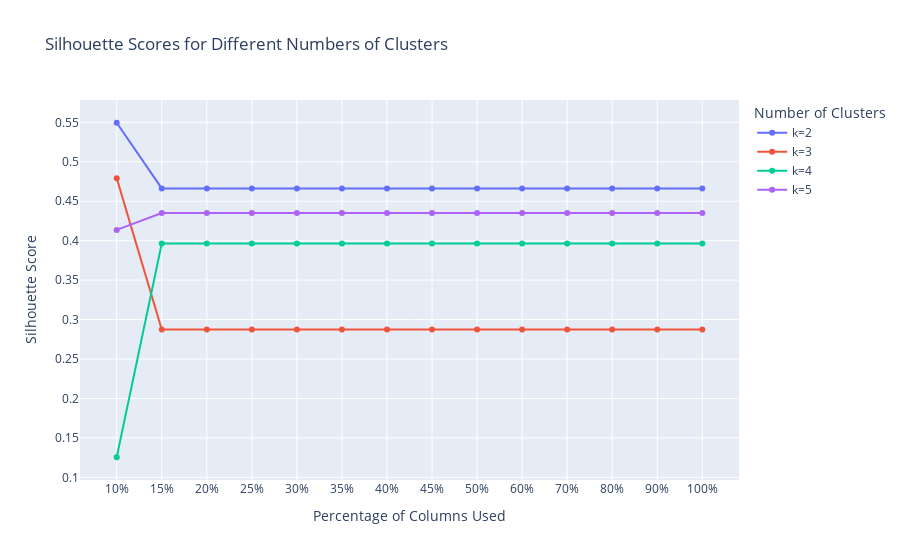

Here is the notebook cell this chart was saved with:
### Code cell
# List of percentages representing parts of the total columns to use for clustering
percentages = [0.1, 0.15, 0.2, 0.25, 0.3, 0.35, 0.4, 0.45, 0.5, 0.6, 0.7, 0.8, 0.9, 1]

# Setup Plotly figure
fig = go.Figure()
# Loop over different values of k for clusters
for k in range(2, 6):  # k varies from 2 to 5
    print("Code is running for Cluster", k)
    cluster_path = f"{output_path}/{k}_Clusters"
    if not os.path.exists(cluster_path):
        os.makedirs(cluster_path)
    silhouette_scores = []
    for p in percentages:
        num_columns = int(len(mad_sorted) * p)
        top_columns = [col[0] for col in mad_sorted[:num_columns]]

        # Directory for the current percentage
        percentage_path = f"{cluster_path}/top_percentage_{int(p * 100)}"
        if not os.path.exists(percentage_path):
            os.makedirs(percentage_path)
        
        # Store top features for current percentage
        features_path = f"{percentage_path}/top_features.txt"
        with open(features_path, 'w') as file:
            for col in top_columns:
                file.write(col + '\n')
        

        #The selected columns are standardized using StandardScaler. This ensures that each feature contributes equally to the distance computations 
        #in the KMeans algorithm, which is crucial because KMeans is sensitive to the scales of the input features.
        scaler = StandardScaler()
        scaled_data = scaler.fit_transform(data_processed[top_columns])
        #print("Scaled_data : ", scaled_data.shape[1])  # Output the number of features after scaling
        original_indices = data_processed.index  # Capture the original indices before scaling
    
    
        # This step reduces the number of dimensions in the data by transforming it to a new basisvwhere the variance retained is as specified (90% in this case). The goal is to reduce
        # complexity while keeping the most informative aspects of the data.  Apply PCA to reduce dimensionality while retaining 90% of the variance:
        # pca = PCA(n_components=0.90)  # Initialize PCA to retain 90% of the variance
        # data_reduced = pca.fit_transform(scaled_data)
        # print("Reduced to %d dimensions" % data_reduced.shape[1]) 
        
        # Compute silhouette score for the current number of clusters and percentage of columns
        score = kmeans_silhouette_score(scaled_data, k, percentage_path, original_indices, p)
        silhouette_scores.append(score)
    
    # Add the silhouette scores to the plot for the current number of clusters
    fig.add_trace(go.Scatter(
        x=[f"{int(p * 100)}%" for p in percentages],
        y=silhouette_scores,
        mode='lines+markers',
        name=f'k={k}'
    ))

# Update plot layout
fig.update_layout(
    title="Silhouette Scores for Different Numbers of Clusters",
    xaxis_title="Percentage of Columns Used",
    yaxis_title="Silhouette Score",
    legend_title="Number of Clusters"
)

# Show the plot
fig.show()

### Figure 1 — Plotly figure (JSON) as saved in the notebook; plotly's stock layout.template omitted (floating-point values rounded to 4 significant figures)
{"data": [{"mode": "lines+markers", "name": "k=2", "type": "scatter", "x": ["10%", "15%", "20%", "25%", "30%", "35%", "40%", "45%", "50%", "60%", "70%", "80%", "90%", "100%"], "y": [0.5495, 0.4662, 0.4662, 0.4662, 0.4662, 0.4662, 0.4662, 0.4662, 0.4662, 0.4662, 0.4662, 0.4662, 0.4662, 0.4662]}, {"mode": "lines+markers", "name": "k=3", "type": "scatter", "x": ["10%", "15%", "20%", "25%", "30%", "35%", "40%", "45%", "50%", "60%", "70%", "80%", "90%", "100%"], "y": [0.4792, 0.2873, 0.2873, 0.2873, 0.2873, 0.2873, 0.2873, 0.2873, 0.2873, 0.2873, 0.2873, 0.2873, 0.2873, 0.2873]}, {"mode": "lines+markers", "name": "k=4", "type": "scatter", "x": ["10%", "15%", "20%", "25%", "30%", "35%", "40%", "45%", "50%", "60%", "70%", "80%", "90%", "100%"], "y": [0.1255, 0.3964, 0.3964, 0.3964, 0.3964, 0.3964, 0.3964, 0.3964, 0.3964, 0.3964, 0.3964, 0.3964, 0.3964, 0.3964]}, {"mode": "lines+markers", "name": "k=5", "type": "scatter", "x": ["10%", "15%", "20%", "25%", "30%", "35%", "40%", "45%", "50%", "60%", "70%", "80%", "90%", "100%"], "y": [0.4137, 0.435, 0.435, 0.435, 0.435, 0.435, 0.435, 0.435, 0.435, 0.435, 0.435, 0.435, 0.435, 0.435]}], "layout": {"autosize": true, "legend": {"title": {"text": "Number of Clusters"}}, "title": {"text": "Silhouette Scores for Different Numbers of Clusters"}, "xaxis": {"autorange": true, "range": [-0.7797, 13.78], "title": {"text": "Percentage of Columns Used"}, "type": "category"}, "yaxis": {"autorange": true, "range": [0.09055, 0.5844], "title": {"text": "Silhouette Score"}, "type": "linear"}}}
